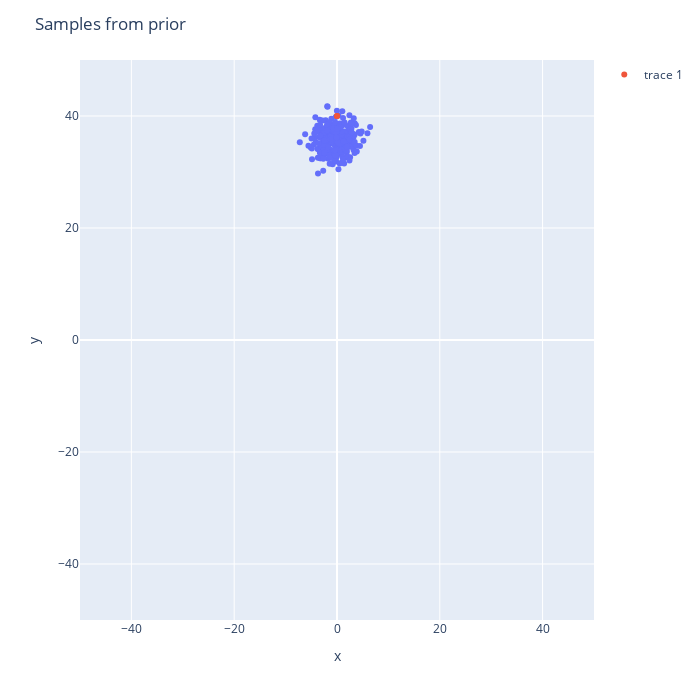
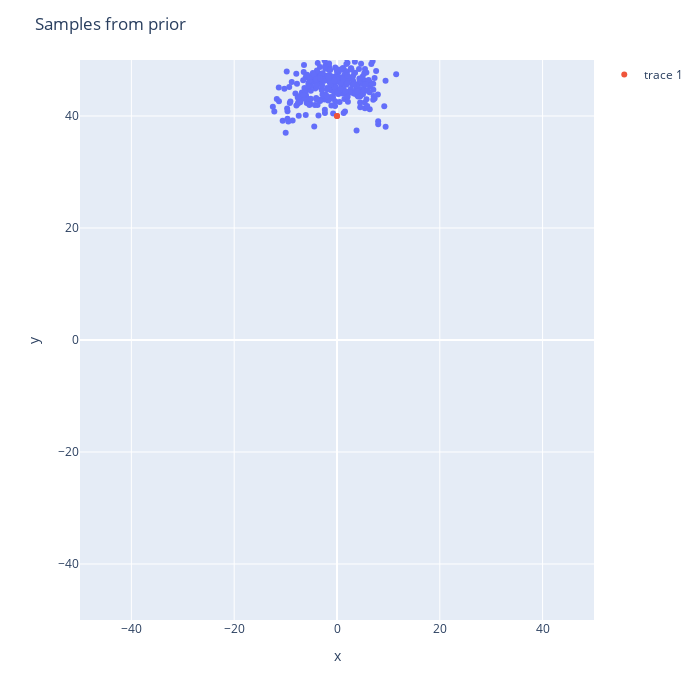

Write notebook code for charts like these, in order.
### Code cell
fig = px.scatter(x=particles[:,0], y=particles[:,1])#size=weights changes size of points
fig.update_layout(width = 700, height = 700, xaxis_range=[-50,50], yaxis_range=[-50,50], title = "Samples from prior")
fig.add_trace(go.Scatter(x=[x, x],y=[y, y],mode = 'markers'))
#fig.update_yaxes(range=[-10,10], scaleanchor = "x",scaleratio = 1) # axis equal
fig.show()
print(particles)
particles = apply_movement(particles, 10, 0)
fig = px.scatter(x=particles[:,0], y=particles[:,1])#size=weights changes size of points
fig.update_layout(width = 700, height = 700, xaxis_range=[-50,50], yaxis_range=[-50,50], title = "Samples from prior")
fig.add_trace(go.Scatter(x=[x, x],y=[y, y],mode = 'markers'))
fig.show()
particles

### Figure 1 — Plotly figure (JSON) as saved in the notebook; plotly's stock layout.template omitted (floating-point values rounded to 4 significant figures; data arrays with more than 128 entries replaced by an {"elided": "..."} marker saying what was removed)
{"data": [{"hovertemplate": "x=%{x}<br>y=%{y}<extra></extra>", "legendgroup": "", "marker": {"color": "#636efa", "symbol": "circle"}, "mode": "markers", "name": "", "orientation": "v", "showlegend": false, "type": "scatter", "x": {"elided": "300 float values"}, "xaxis": "x", "y": {"elided": "300 float values"}, "yaxis": "y"}, {"mode": "markers", "type": "scatter", "x": [2.449e-15, 2.449e-15], "y": [40, 40]}], "layout": {"height": 700, "legend": {"tracegroupgap": 0}, "margin": {"t": 60}, "title": {"text": "Samples from prior"}, "width": 700, "xaxis": {"anchor": "y", "domain": [0, 1], "range": [-50, 50], "title": {"text": "x"}}, "yaxis": {"anchor": "x", "domain": [0, 1], "range": [-50, 50], "title": {"text": "y"}}}}

### Figure 2 — Plotly figure (JSON) as saved in the notebook; plotly's stock layout.template omitted (floating-point values rounded to 4 significant figures; data arrays with more than 128 entries replaced by an {"elided": "..."} marker saying what was removed)
{"data": [{"hovertemplate": "x=%{x}<br>y=%{y}<extra></extra>", "legendgroup": "", "marker": {"color": "#636efa", "symbol": "circle"}, "mode": "markers", "name": "", "orientation": "v", "showlegend": false, "type": "scatter", "x": {"elided": "300 float values"}, "xaxis": "x", "y": {"elided": "300 float values"}, "yaxis": "y"}, {"mode": "markers", "type": "scatter", "x": [2.449e-15, 2.449e-15], "y": [40, 40]}], "layout": {"height": 700, "legend": {"tracegroupgap": 0}, "margin": {"t": 60}, "title": {"text": "Samples from prior"}, "width": 700, "xaxis": {"anchor": "y", "domain": [0, 1], "range": [-50, 50], "title": {"text": "x"}}, "yaxis": {"anchor": "x", "domain": [0, 1], "range": [-50, 50], "title": {"text": "y"}}}}
